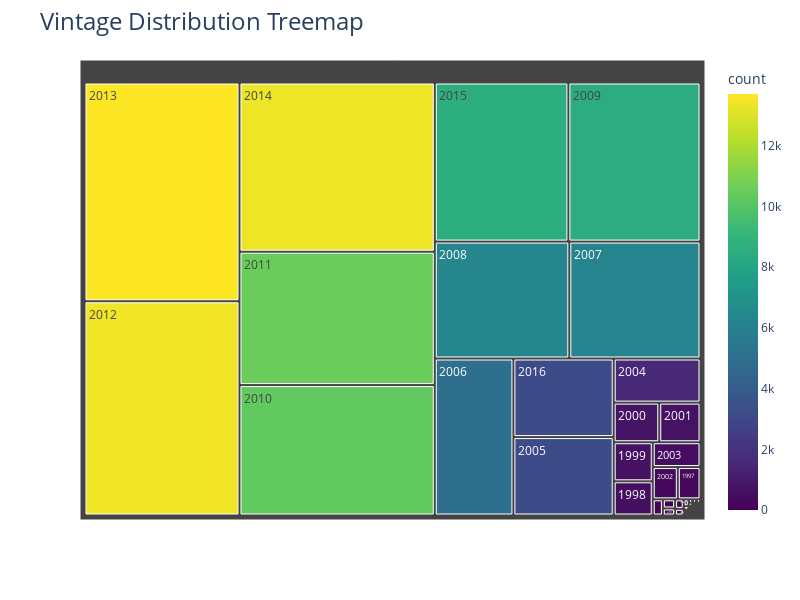

Here is the notebook cell this chart was saved with:
### Code cell
vintage_counts = df['vintage'].value_counts().reset_index()
vintage_counts.columns = ['vintage', 'count']

# Creiamo il treemap
fig = px.treemap(vintage_counts, path=['vintage'], values='count',
                 color='count', color_continuous_scale='Viridis')

# Aggiorniamo il layout
fig.update_layout(
    title='Vintage Distribution Treemap',
    title_font_size=24,
    autosize=False,
    width=800,
    height=600
)

# Mostriamo il grafico
fig.show()

### Figure 1 — Plotly figure (JSON) as saved in the notebook; plotly's stock layout.template omitted (floating-point values rounded to 4 significant figures)
{"data": [{"branchvalues": "total", "customdata": [[2], [1], [1], [2], [6], [1], [1], [1], [1], [1], [1], [2], [1], [1], [3], [2], [1], [2], [1], [1], [1], [1], [1], [1], [1], [2], [2], [1], [1], [2], [2], [4], [3], [2], [5], [6], [5], [4], [14], [5], [23], [45], [66], [296], [540], [617], [730], [661], [327], [479], [1548], [3180], [4991], [6202], [6359], [8498], [10302], [10531], [13425], [13708], [13366], [8595], [3186], [35], [33], [5], [7], [2], [1]], "domain": {"x": [0, 1], "y": [0, 1]}, "hovertemplate": "labels=%{label}<br>count_sum=%{value}<br>parent=%{parent}<br>id=%{id}<br>count=%{color}<extra></extra>", "ids": ["1904", "1915", "1919", "1927", "1929", "1930", "1934", "1935", "1941", "1945", "1947", "1952", "1957", "1961", "1963", "1964", "1965", "1966", "1967", "1968", "1969", "1971", "1973", "1974", "1976", "1978", "1980", "1981", "1982", "1983", "1984", "1985", "1986", "1987", "1988", "1989", "1990", "1991", "1992", "1993", "1994", "1995", "1996", "1997", "1998", "1999", "2000", "2001", "2002", "2003", "2004", "2005", "2006", "2007", "2008", "2009", "2010", "2011", "2012", "2013", "2014", "2015", "2016", "2017", "2018", "2019", "2020", "2022", "2023"], "labels": ["1904", "1915", "1919", "1927", "1929", "1930", "1934", "1935", "1941", "1945", "1947", "1952", "1957", "1961", "1963", "1964", "1965", "1966", "1967", "1968", "1969", "1971", "1973", "1974", "1976", "1978", "1980", "1981", "1982", "1983", "1984", "1985", "1986", "1987", "1988", "1989", "1990", "1991", "1992", "1993", "1994", "1995", "1996", "1997", "1998", "1999", "2000", "2001", "2002", "2003", "2004", "2005", "2006", "2007", "2008", "2009", "2010", "2011", "2012", "2013", "2014", "2015", "2016", "2017", "2018", "2019", "2020", "2022", "2023"], "marker": {"coloraxis": "coloraxis", "colors": [2, 1, 1, 2, 6, 1, 1, 1, 1, 1, 1, 2, 1, 1, 3, 2, 1, 2, 1, 1, 1, 1, 1, 1, 1, 2, 2, 1, 1, 2, 2, 4, 3, 2, 5, 6, 5, 4, 14, 5, 23, 45, 66, 296, 540, 617, 730, 661, 327, 479, 1548, 3180, 4991, 6202, 6359, 8498, 10302, 10531, 13425, 13708, 13366, 8595, 3186, 35, 33, 5, 7, 2, 1]}, "name": "", "parents": ["", "", "", "", "", "", "", "", "", "", "", "", "", "", "", "", "", "", "", "", "", "", "", "", "", "", "", "", "", "", "", "", "", "", "", "", "", "", "", "", "", "", "", "", "", "", "", "", "", "", "", "", "", "", "", "", "", "", "", "", "", "", "", "", "", "", "", "", ""], "type": "treemap", "values": [2, 1, 1, 2, 6, 1, 1, 1, 1, 1, 1, 2, 1, 1, 3, 2, 1, 2, 1, 1, 1, 1, 1, 1, 1, 2, 2, 1, 1, 2, 2, 4, 3, 2, 5, 6, 5, 4, 14, 5, 23, 45, 66, 296, 540, 617, 730, 661, 327, 479, 1548, 3180, 4991, 6202, 6359, 8498, 10302, 10531, 13425, 13708, 13366, 8595, 3186, 35, 33, 5, 7, 2, 1]}], "layout": {"autosize": false, "coloraxis": {"colorbar": {"title": {"text": "count"}}, "colorscale": [[0, "#440154"], [0.1111, "#482878"], [0.2222, "#3e4989"], [0.3333, "#31688e"], [0.4444, "#26828e"], [0.5556, "#1f9e89"], [0.6667, "#35b779"], [0.7778, "#6ece58"], [0.8889, "#b5de2b"], [1, "#fde725"]]}, "height": 600, "legend": {"tracegroupgap": 0}, "margin": {"t": 60}, "title": {"font": {"size": 24}, "text": "Vintage Distribution Treemap"}, "width": 800}}
